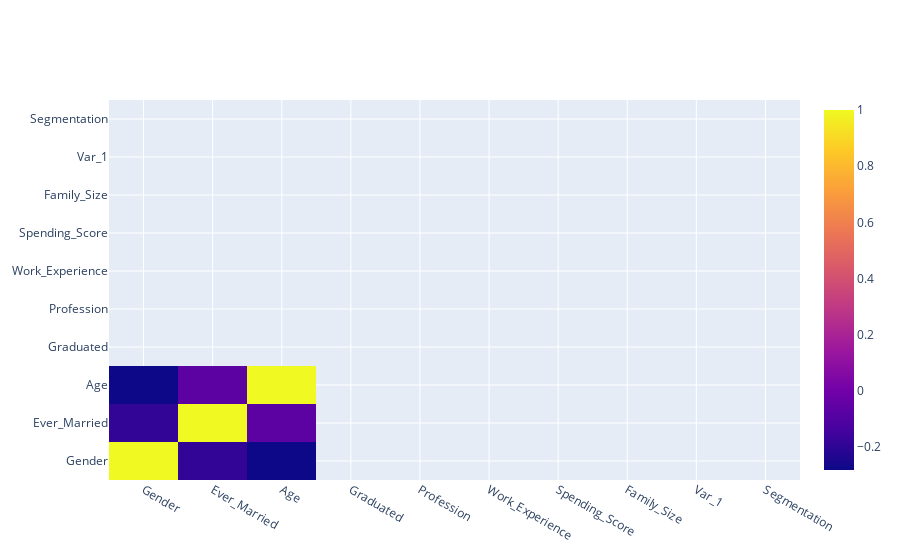

The cell this chart's notebook holds for it:
### Code cell
fig = go.Figure(data=go.Heatmap(
                    z=eda_data.corr(),
                    x=eda_data.columns,
                    y=eda_data.columns))
fig.show()

### Figure 1 — Plotly figure (JSON) as saved in the notebook; plotly's stock layout.template omitted (floating-point values rounded to 4 significant figures)
{"data": [{"type": "heatmap", "x": ["Gender", "Ever_Married", "Age", "Graduated", "Profession", "Work_Experience", "Spending_Score", "Family_Size", "Var_1", "Segmentation"], "y": ["Gender", "Ever_Married", "Age", "Graduated", "Profession", "Work_Experience", "Spending_Score", "Family_Size", "Var_1", "Segmentation"], "z": [[1, -0.1888, -0.2818], [-0.1888, 1, -0.06912], [-0.2818, -0.06912, 1]]}], "layout": {"autosize": true, "xaxis": {"autorange": true, "range": [-0.5, 9.5], "type": "category"}, "yaxis": {"autorange": true, "range": [-0.5, 9.5], "type": "category"}}}
